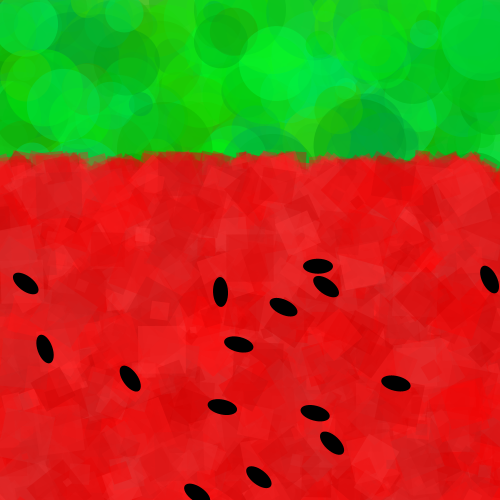
Frame 1 (no input)
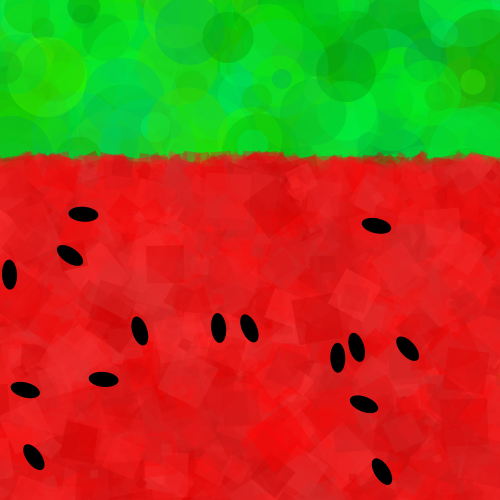
Frame 2 (the mouse pressed at the canvas centre, redrawn once)

The Processing sketch that drew these frames (run headless with seeded random() and noise(); the mouse was pressed at the canvas centre and the sketch redrawn once):

// Processing sketch: processing_11214
// ── processing_11214.pde

void setup(){
  size(500, 500);
  noLoop(); //繰り返し無しを設定
  colorMode(HSB, 360, 256, 256);
  background(110, 160, 200); //枠無しを設定
  noStroke(); //なめらか設定
}

void draw(){
//背景
pushMatrix();
for(int i = 0; i < 1200; i++) {
    drawGreen(0, 0 , random(20, 100));
}
//赤い部分

for(int i = 0; i < 5000; i++) {
    drawRed(0, 0, random(5, 50));
}
popMatrix();
//種
for(int i = 0; i < 15; i++){
  drawTane(0, 0, 30, 15);
}
save("watermelon.png");
}

//↓↓詳細設定
//背景
void drawGreen(int x, int y, float d) {
  pushMatrix();
  translate(random(width), random(height));
  rotate(random(PI/2));
  fill(random(100, 150), 255, random(150,255), 100);
  ellipse(x, y, d, d);
  popMatrix();
}
//赤い部分
void drawRed(int x, int y, float d){
  pushMatrix();
  translate(random(width), random(150, 500));
  rotate(random(PI/2));
  fill(0, random(200, 256), random(200, 256), 100);
  rect(x, y, d, d);
  popMatrix();
}
//種
void drawTane(int x, int y, int d, int e){
  pushMatrix();
  translate(random(width), random(200, 500));
  rotate(random(PI/2));
  fill(0, 0, 0);
  ellipse(x, y, d, e);
  popMatrix();
}
